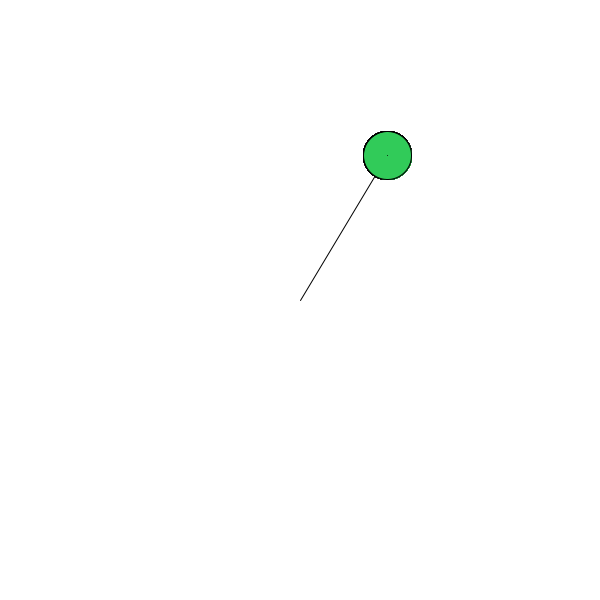
Frame 1 (no input)
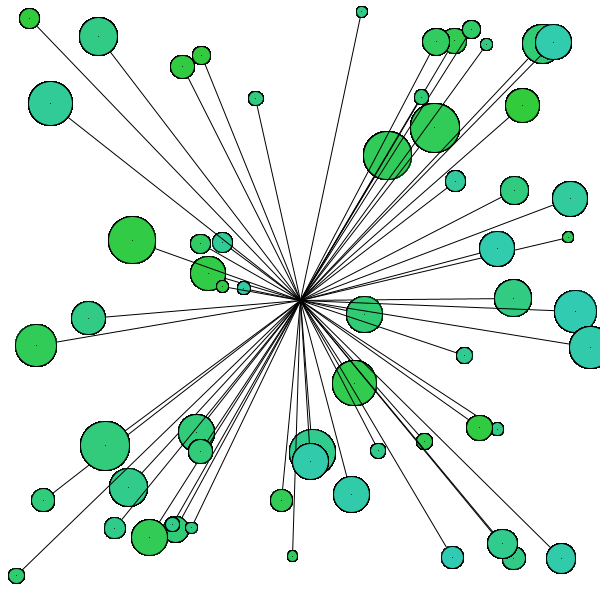
Frame 60 (the mouse pressed at the canvas centre just before this capture)
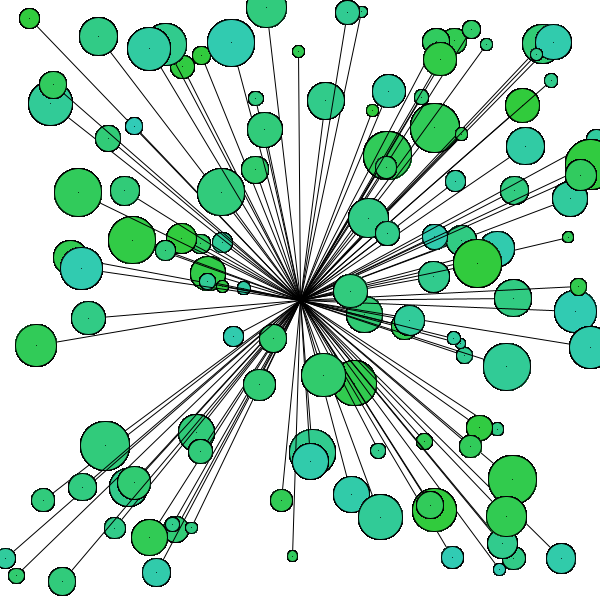
Frame 120 (the mouse held since frame 60 and released just before this capture)

The Processing sketch that drew these frames (run headless with seeded random() and noise(); from frame 60 on, the mouse is pressed at the canvas centre):

// Processing sketch: processing_58662
// ── processing_58662.pde

void setup() { // costroi o stage
  size (600,600); // define o tamanho da janela
  background (255); // define a cor de fundo
  smooth(); // suaviza as formas
}

void draw(){ // constroi o desenho/formas
  float posX1 = random (0,600);  // atribui uma variavel para um valor aleatorio para posX1
  float posY1 = random (0,600);  // atribui uma variavel para um valor aleatorio para posY1
  float diametro = random (10,50); // atribui uma variavel para um diametro aleatório entre 10 e 50
  float b = random (60,185); // atribui uma variavel para um valor aleatório na escala dos azuis entre 60 e 185
  float posX2 = width/2; // atribui uma variavel para que posX2 seja no meio da largura da janela 
  float posY2 = width/2; // atribui uma variavel para que posY2 seja no meio da largura da janela
     
  for ( int i = 0; i < 500; i++){ // indica o valor de repetições começando em 0 e acrescentando mais 1 até 500
    
     fill(49,203,b); // define a cor de preenchimento dos circulos
     ellipse ( posX1, posY1, diametro, diametro);  // construção dos circulos
     
     stroke(0); // atribui a cor à linha
     line(posX2, posY2, posX1, posY1); // construção das linhas
     
     posX2 = posX1; // indica que o ponto onde for gerado o posX2 vai coincidir com posX1
     posY2 = posY1; // indica que o ponto onde for gerado o posY2 vai coincidir com posy1
     
  } 
}
